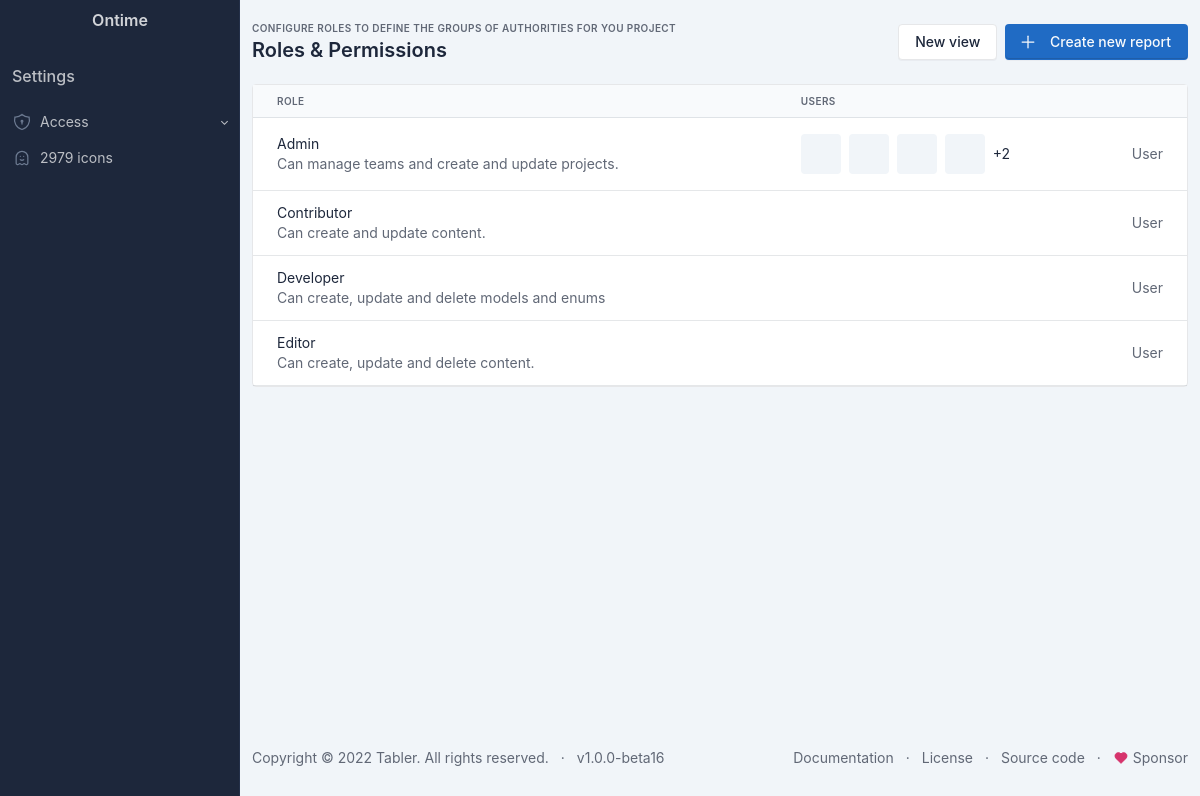
The app's page /administrator/roles-and-permissions.php with its own data.
### tables this page shows
CREATE TABLE `roles` (
  `id` int(11) NOT NULL,
  `role_name` varchar(255) NOT NULL,
  `description` text DEFAULT NULL,
  `status` enum('active','inactive') DEFAULT 'active',
  `created_at` datetime DEFAULT current_timestamp(),
  `updated_at` datetime DEFAULT current_timestamp() ON UPDATE current_timestamp()
);

CREATE TABLE `user_roles` (
  `user_id` int(11) NOT NULL,
  `role_id` int(11) NOT NULL
);

CREATE TABLE `profiles` (
  `id` int(11) NOT NULL,
  `user_id` int(11) NOT NULL,
  `firstname` varchar(255) NOT NULL,
  `middlename` varchar(255) DEFAULT NULL,
  `lastname` varchar(255) NOT NULL,
  `picture` varchar(255) DEFAULT NULL,
  `designation` varchar(255) DEFAULT NULL,
  `created_at` datetime DEFAULT current_timestamp(),
  `updated_at` datetime DEFAULT current_timestamp() ON UPDATE current_timestamp()
);

### administrator/roles-and-permissions.php (the view, shortened to what this page needs)
<?php
$page_title = "Roles &amp; Permissions";
$page_desc = "Configure roles to define the groups of authorities for you project";
$pdo = Connection::getInstance();
$sql = "SELECT * FROM roles;";
$statement = $pdo->prepare($sql);
$statement->execute();
$roles = $statement->fetchAll(PDO::FETCH_ASSOC);
?>
<?php include 'partials/head.php'; ?>
<div class="page-body">
    <div class="container-xl">
        <div class="row row-deck row-cards">
            <div class="col-12">
                <div class="card">
                    <div class="table-responsive">
                        <table class="table table-vcenter card-table">
                            <thead>
                                <tr>
                                    <th>Role</th>
                                    <th>Users</th>
                                    <th class="w-1"></th>
                                </tr>
                            </thead>
                            <tbody>
                                <?php foreach ($roles as $role): ?>
                                    <tr>
                                        <td>
                                            <div><?= ucfirst($role['role_name']); ?></div>
                                            <div class="text-muted"><?= $role['description']; ?></div>
                                        </td>
                                        <td>
                                            <div class="d-flex py-1 align-items-center">
                                                <?php
                                                $role_id = $role['id'];
                                                $sql = "SELECT user_roles.*, users.*, profiles.*
            FROM user_roles
            LEFT JOIN users ON users.id = user_roles.user_id
            LEFT JOIN profiles ON users.id = profiles.user_id
            WHERE role_id = :role_id;";
                                                $statement = $pdo->prepare($sql);
                                                $statement->bindValue(':role_id', $role_id, PDO::PARAM_INT);
                                                $statement->execute();
                                                $user_roles = $statement->fetchAll(PDO::FETCH_ASSOC);
                                                $counter = 0;
                                                foreach ($user_roles as $user_role):
                                                    if ($counter < 4) {
                                                        ?>
                                                        <span class="avatar me-2"
                                                            title="<?= $user_role['firstname'] . ' ' . $user_role['lastname'] ?>"
                                                            style="background-image: url('<?php echo CONSTANTS['site_url'] . 'uploads/' . $user_role['picture']; ?>')"></span>
                                                        <?php
                                                        $counter++;
                                                    } else {
                                                        $remaining_records = count($user_roles) - 4;
                                                        echo "+$remaining_records";
                                                        break;
                                                    }
                                                endforeach;
                                                ?>
                                            </div>
                                        </td>
                                        <td class="text-muted">
                                            User
                                        </td>
                                    </tr>
                                <?php endforeach; ?>
                            </tbody>
                        </table>
                    </div>
                </div>
            </div>
        </div>
    </div>
</div>
<?php include 'partials/footer.php'; ?>

### administrator/partials/head.php (shortened to what this page needs)
<!doctype html>
<html lang="en">
<head>
    <link href="./dist/css/tabler.min.css?1668287865" rel="stylesheet" />
    <link href="./dist/css/tabler-flags.min.css?1668287865" rel="stylesheet" />
    <link href="./dist/css/tabler-payments.min.css?1668287865" rel="stylesheet" />
    <link href="./dist/css/tabler-vendors.min.css?1668287865" rel="stylesheet" />
    <link href="./dist/css/demo.min.css?1668287865" rel="stylesheet" />
</head>
<body>
    <div class="page">
        <?php include 'partials/sidebar.php'; ?>
        <div class="page-wrapper">
            <?php include 'partials/page-header.php'; ?>

### administrator/partials/sidebar.php (shortened to what this page needs)
<aside class="navbar navbar-vertical navbar-expand-lg navbar-dark">
    <div class="container-fluid">
        <h1 class="navbar-brand navbar-brand-autodark">
            <a href=".">
                Ontime
            </a>
        </h1>
        <div class="collapse navbar-collapse" id="sidebar-menu">
            <ul class="navbar-nav pt-lg-3">
                <li class="nav-item">
                    <a href="javascript:void(0)" class="nav-link">
                        <h3 class="nav-link-title">Settings</h3>
                    </a>
                </li>
                <li class="nav-item dropdown">
                    <a class="nav-link dropdown-toggle" href="#navbar-help" data-bs-toggle="dropdown"
                        data-bs-auto-close="false" role="button" aria-expanded="false">
                        <span
                            class="nav-link-icon d-md-none d-lg-inline-block">
                        </span>
                        <span class="nav-link-title">
                            Access
                        </span>
                    </a>
                </li>
                <li class="nav-item">
                    <a class="nav-link" href="./icons.html" href="#navbar-help">
                        <span
                            class="nav-link-icon d-md-none d-lg-inline-block">
                        </span>
                        <span class="nav-link-title">
                            2979 icons
                        </span>
                    </a>
                </li>
            </ul>
        </div>
    </div>
</aside>

### administrator/partials/page-header.php (shortened to what this page needs)
<div class="page-header d-print-none">
    <div class="container-xl">
        <div class="row g-2 align-items-center">
            <div class="col">
                <div class="page-pretitle">
                    <?= $page_desc ?? 'Welcome Ontime' ?>
                </div>
                <h2 class="page-title">
                    <?= $page_title ?? 'Dashboard' ?>
                </h2>
            </div>
            <div class="col-auto ms-auto d-print-none">
                <div class="btn-list">
                    <span class="d-none d-sm-inline">
                        <a href="#" class="btn">
                            New view
                        </a>
                    </span>
                    <a href="#" class="btn btn-primary d-none d-sm-inline-block" data-bs-toggle="modal"
                        data-bs-target="#modal-report">
                        Create new report
                    </a>
                </div>
            </div>
        </div>
    </div>
</div>

### administrator/partials/footer.php (shortened to what this page needs)
<footer class="footer footer-transparent d-print-none">
    <div class="container-xl">
        <div class="row text-center align-items-center flex-row-reverse">
            <div class="col-lg-auto ms-lg-auto">
                <ul class="list-inline list-inline-dots mb-0">
                    <li class="list-inline-item"><a href="./docs/" class="link-secondary">Documentation</a>
                    </li>
                    <li class="list-inline-item"><a href="./license.html" class="link-secondary">License</a>
                    </li>
                    <li class="list-inline-item"><a href="https://github.com/tabler/tabler" target="_blank"
                            class="link-secondary" rel="noopener">Source code</a></li>
                    <li class="list-inline-item">
                        <a href="https://github.com/sponsors/codecalm" target="_blank" class="link-secondary"
                            rel="noopener">
                            Sponsor
                        </a>
                    </li>
                </ul>
            </div>
            <div class="col-12 col-lg-auto mt-3 mt-lg-0">
                <ul class="list-inline list-inline-dots mb-0">
                    <li class="list-inline-item">
                        Copyright &copy; 2022
                        <a href="." class="link-secondary">Tabler</a>.
                        All rights reserved.
                    </li>
                    <li class="list-inline-item">
                        <a href="./changelog.html" class="link-secondary" rel="noopener">
                            v1.0.0-beta16
                        </a>
                    </li>
                </ul>
            </div>
        </div>
    </div>
</footer>
</div>
</div>
</body>
</html>

### administrator/partials/head.php (style rules this page uses)
:root { --tblr-font-sans-serif: Inter, -apple-system, BlinkMacSystemFont, San Francisco, Segoe UI, Roboto, Helvetica Neue, sans-serif; }

### records on screen
roles: role_name "Admin", description "Can manage teams and create and update projects."
user_roles: remaining_records "2"
roles: role_name "Contributor", description "Can create and update content."
roles: role_name "Developer", description "Can create, update and delete models and enums"
roles: role_name "Editor", description "Can create, update and delete content."

### other values on screen
$page_desc "CONFIGURE ROLES TO DEFINE THE GROUPS OF AUTHORITIES FOR YOU PROJECT"
$page_title "Roles & Permissions"
